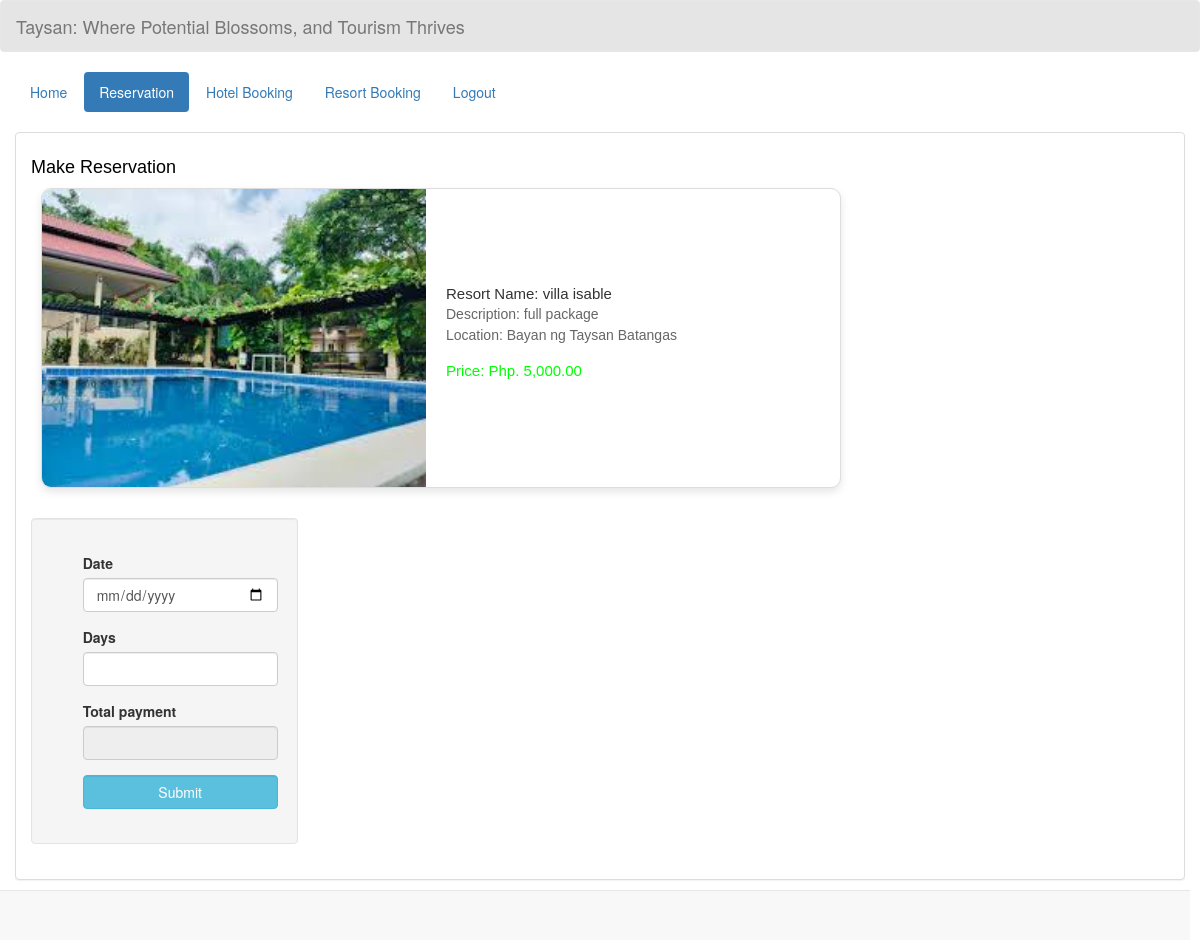
The page /add_reserve_resort.php?resort_id=3&id=35 on the database its author committed.
### tables this page shows
CREATE TABLE `resort` (
  `resort_id` int(100) NOT NULL,
  `resort_name` varchar(200) NOT NULL,
  `price` varchar(200) NOT NULL,
  `descr` varchar(200) NOT NULL,
  `location` varchar(200) NOT NULL,
  `transportation` varchar(200) NOT NULL,
  `photo` varchar(200) NOT NULL
);

### add_reserve_resort.php (the view, shortened to what this page needs)
<!DOCTYPE html>
<html lang = "en">
	<head>
		<link rel = "stylesheet" type = "text/css" href = "css/bootstrap.css " />
		<link rel = "stylesheet" type = "text/css" href = "css/style.css" />
	</head>
<body>
	<nav style = "background-color:rgba(0, 0, 0, 0.1);" class = "navbar navbar-default">
		<div  class = "container-fluid">
			<div class = "navbar-header">
				<a class = "navbar-brand" >Taysan: Where Potential Blossoms, and Tourism Thrives</a>
			</div>
		</div>
	</nav>
	<div class = "container-fluid">
		<ul class = "nav nav-pills">
        <?php
            $id = isset($_GET['id']) ? $_GET['id'] : null;
            ?>
            <li><a href="home_user.php?id=<?php echo $id; ?>">Home</a></li>
			<li class = "active"><a href="reservation.php?id=<?php echo $id; ?>">Reservation</a></li>
            <li><a href="records.php?id=<?php echo $id; ?>">Hotel Booking</a></li>
            <li><a href="records_resort.php?id=<?php echo $id; ?>">Resort Booking</a></li>
			<li><a href = "login_user.php">Logout</a></li>
		</ul>
	</div>
	<br />
	<div class = "container-fluid">
		<div class = "panel panel-default">
			<div class = "panel-body">
		  <section class = "services sec-width" id = "services">
		  <div class="title" style="font-family: 'Montserrat', sans-serif;">
			<h4 style="color: black;">Make Reservation</h4>
		</div>
				<?php
					require_once 'connection/connect.php';
					$query = $conn->query("SELECT * FROM `resort` WHERE `resort_id` = '$_REQUEST[resort_id]'") or die(mysql_error());
					$fetch = $query->fetch_array();
				?>
				<div style = "height:300px; width:800px;">
				<div style="height: 300px; width: 800px; display: flex; align-items: center; border: 1px solid #ddd; border-radius: 10px; box-shadow: 0 4px 8px rgba(0, 0, 0, 0.1); background-color: #fff; margin: 10px; overflow: hidden; transition: all 0.3s ease;"
				onmouseover="this.style.boxShadow='0 8px 16px rgba(0, 0, 0, 0.2)'; this.style.transform='scale(1.03)';"
				onmouseout="this.style.boxShadow='0 4px 8px rgba(0, 0, 0, 0.1)'; this.style.transform='scale(1)';">
				<div style="flex: 1; max-width: 400px; overflow: hidden;">
					<img src="photo/<?php echo $fetch['photo']?>" alt="Resort Image" style="width: 100%; height: 300px; object-fit: cover; transition: transform 0.3s ease;"
						onmouseover="this.style.transform='scale(1.05)';"
						onmouseout="this.style.transform='scale(1)';">
				</div>
				<div style="flex: 1; padding: 10px; margin-left: 10px; font-family: 'Futura', sans-serif;">
					<h3 style="margin: 0; font-size: 1.5rem; color: #333; font-family: 'Futura', sans-serif;">
						Resort Name: <?php echo htmlspecialchars($fetch['resort_name']); ?>
					</h3>
					<h5 style="margin: 5px 0; color: #666; font-family: 'Futura', sans-serif;">
						Description: <?php echo htmlspecialchars($fetch['descr']); ?>
					</h5>
					<h5 style="margin: 5px 0; color: #666; font-family: 'Futura', sans-serif;">
						Location: <?php echo htmlspecialchars($fetch['location']); ?>
					</h5>
					<h3 style="color: #00ff00; font-size: 1.5rem; font-family: 'Futura', sans-serif;">
						Price: Php. <?php echo number_format($fetch['price'], 2, '.', ','); ?>
					</h3>
				</div>
				</div>
				<br style = "clear:both;" />
				<div class = "well col-md-4">
					<form method="POST" enctype="multipart/form-data" style="float: right;">
							<div class="form-group">
								<label for="date" class="col-form-label">Date</label>
								<input type="date" class="form-control" name="date" id="date" required="required" />
							</div>
							<div class="form-group">
								<label for="days" class="col-form-label">Days</label>
								<input type="number" min="0" max="99" id="days" name="days" class="form-control" required="required" oninput="calculateTotal()" />
							</div>
						<div class="form-group">
						<label>Total payment</label>
						<input type="text" class="form-control" id="totalPayment" name="bill" readonly required="required" />
					</div>
						<div class = "form-group">
							<button class = "btn btn-info form-control" name = "add_guest"> Submit</button>
						</div>
					</form>
				</div>
				<div class = "col-md-4"></div>
			</div>
		</div>
	</div>
	<br />
	<br />
	<div style = "text-align:right; margin-right:10px;" class = "navbar navbar-default navbar-fixed-bottom">
	</div>
</body>
</html>

### rows shown on the page
resort: photo (picture), resort_name "villa isable", descr "full package", location "Bayan ng Taysan Batangas", price "5,000.00"
